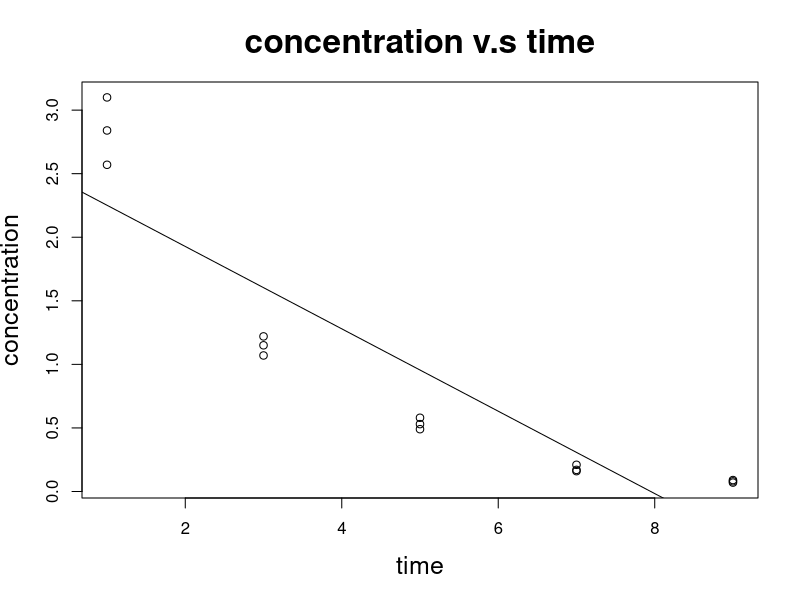
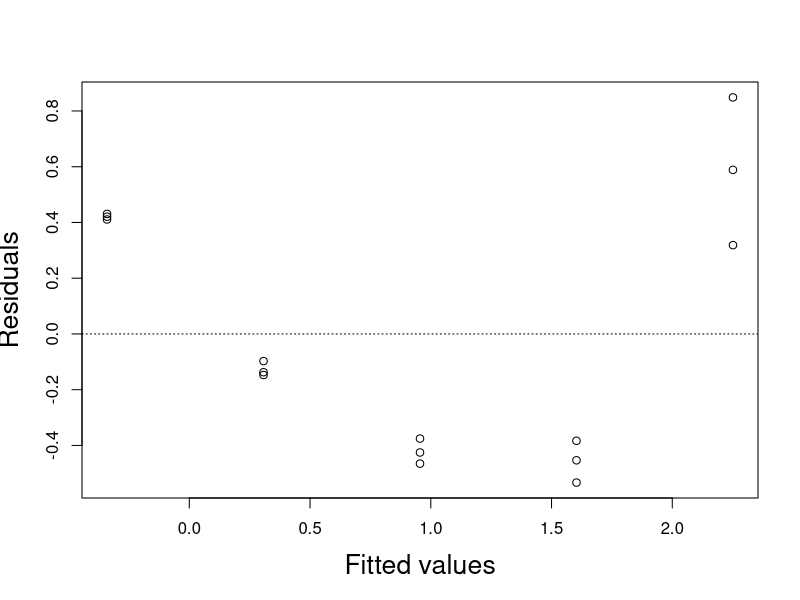
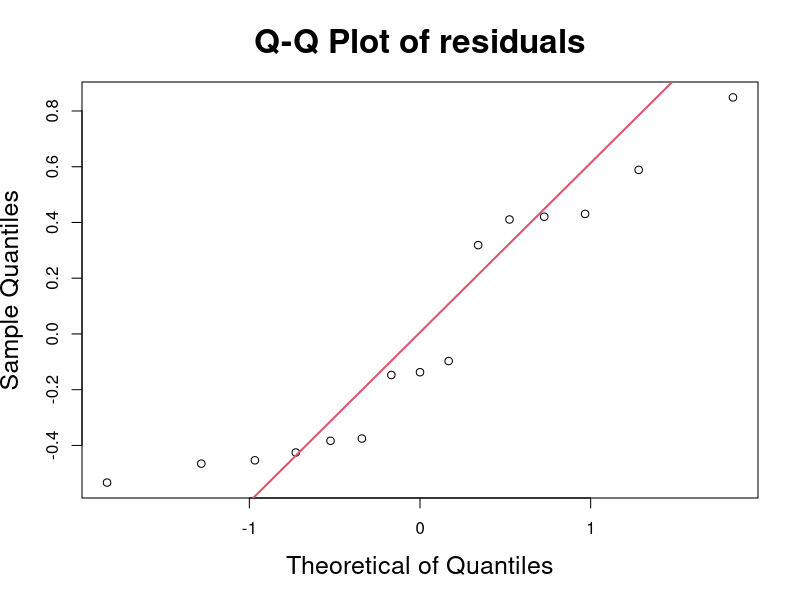

Recreate these plots in R, in order.
#2 linear 
x=c(9,9,9,7,7,7,5,5,5,3,3,3,1,1,1)
y=c(0.07,0.09,0.08,0.16,0.17,0.21,0.49,0.58,0.53,1.22,1.15,1.07,2.84,2.57,3.10)
plot(x,y,xlab="time",ylab="concentration",main = "concentration v.s time",cex.lab=1.5, cex.main=2)
lsfit=lm(y ~ x)
abline(lsfit)
#2 equal variance
x=c(9,9,9,7,7,7,5,5,5,3,3,3,1,1,1)
y=c(0.07,0.09,0.08,0.16,0.17,0.21,0.49,0.58,0.53,1.22,1.15,1.07,2.84,2.57,3.10)
lsfit=lm(y ~ x)
lsfit
confint(lsfit) 
e=lsfit$residuals
fitted.values=lsfit$coefficients[1]+lsfit$coefficients[2]*x
plot(fitted.values,e,xlab = "Fitted values",ylab = "Residuals",cex.lab=1.6)
abline(h=0,lty="dotted")

#2 qq-plot
x=c(9,9,9,7,7,7,5,5,5,3,3,3,1,1,1)
y=c(0.07,0.09,0.08,0.16,0.17,0.21,0.49,0.58,0.53,1.22,1.15,1.07,2.84,2.57,3.10)
lsfit=lm(y ~ x)
lsfit
confint(lsfit) 
e=lsfit$residuals
qqnorm(e,main = "Q-Q Plot of residuals",xlab = "Theoretical of Quantiles",ylab = "Sample Quantiles",cex.lab=1.5,cex.main=2)
qqline(e, col=2, lwd=2)

# 2(f)
x=c(9,9,9,7,7,7,5,5,5,3,3,3,1,1,1)
y=c(0.07,0.09,0.08,0.16,0.17,0.21,0.49,0.58,0.53,1.22,1.15,1.07,2.84,2.57,3.10)
y_log=log(y)
lsfit=lm(y_log ~ x)
lsfit
summary(lsfit)
